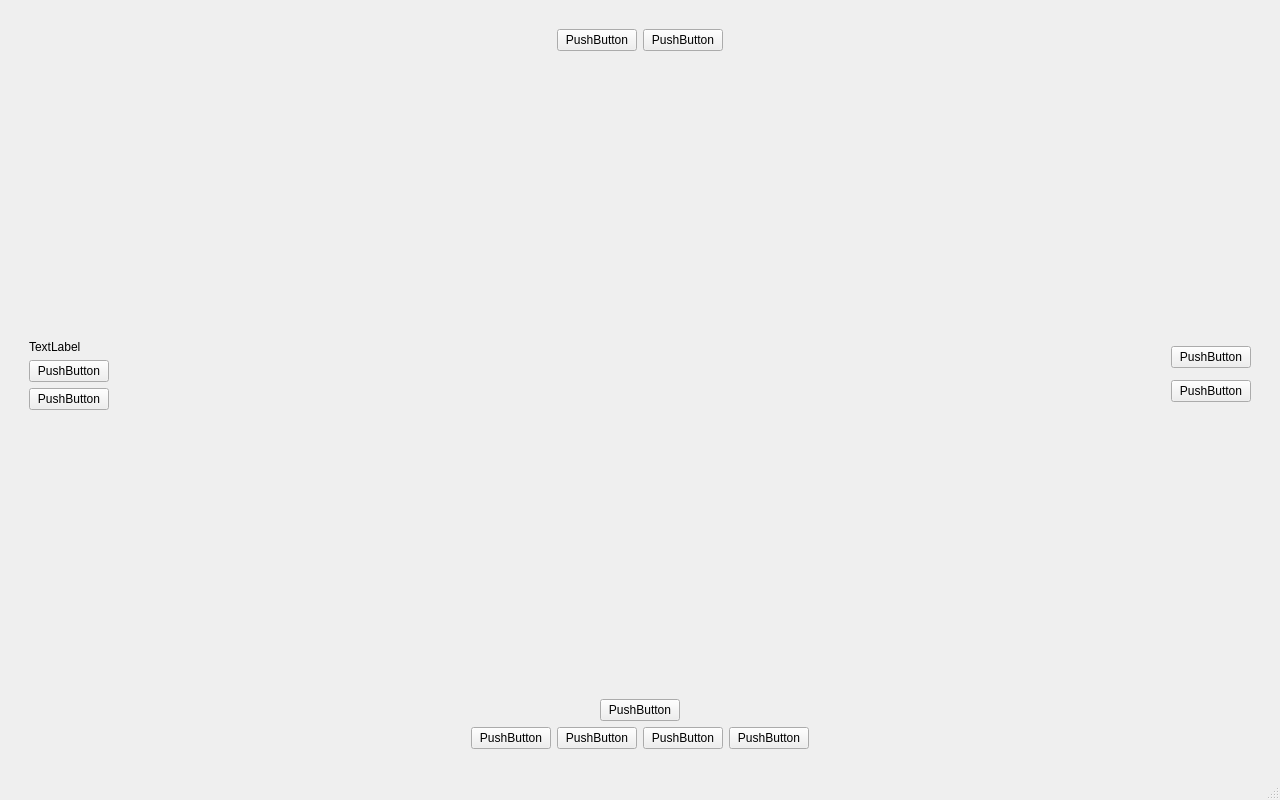
<?xml version="1.0" encoding="UTF-8"?>
<ui version="4.0">
 <class>MainWindow</class>
 <widget class="QMainWindow" name="MainWindow">
  <property name="geometry">
   <rect>
    <x>0</x>
    <y>0</y>
    <width>1280</width>
    <height>800</height>
   </rect>
  </property>
  <property name="minimumSize">
   <size>
    <width>1280</width>
    <height>800</height>
   </size>
  </property>
  <property name="windowTitle">
   <string>piJagClimv0.2</string>
  </property>
  <property name="autoFillBackground">
   <bool>false</bool>
  </property>
  <property name="styleSheet">
   <string notr="true">QMainWindow {background: url(&quot;pictures/background.png&quot;) center center cover no-repeat fixed;}</string>
  </property>
  <widget class="QWidget" name="centralwidget">
   <layout class="QVBoxLayout" name="verticalLayout_2">
    <item>
     <layout class="QHBoxLayout" name="horizontalLayout">
      <property name="topMargin">
       <number>20</number>
      </property>
      <item>
       <spacer name="horizontalSpacer_2">
        <property name="orientation">
         <enum>Qt::Horizontal</enum>
        </property>
        <property name="sizeHint" stdset="0">
         <size>
          <width>40</width>
          <height>20</height>
         </size>
        </property>
       </spacer>
      </item>
      <item>
       <widget class="QPushButton" name="pushButton_2">
        <property name="text">
         <string>PushButton</string>
        </property>
       </widget>
      </item>
      <item>
       <widget class="QPushButton" name="pushButton">
        <property name="text">
         <string>PushButton</string>
        </property>
       </widget>
      </item>
      <item>
       <spacer name="horizontalSpacer_3">
        <property name="orientation">
         <enum>Qt::Horizontal</enum>
        </property>
        <property name="sizeHint" stdset="0">
         <size>
          <width>40</width>
          <height>20</height>
         </size>
        </property>
       </spacer>
      </item>
     </layout>
    </item>
    <item>
     <spacer name="verticalSpacer">
      <property name="orientation">
       <enum>Qt::Vertical</enum>
      </property>
      <property name="sizeHint" stdset="0">
       <size>
        <width>20</width>
        <height>40</height>
       </size>
      </property>
     </spacer>
    </item>
    <item>
     <layout class="QHBoxLayout" name="horizontalLayout_3">
      <item>
       <layout class="QVBoxLayout" name="verticalLayout_3">
        <property name="leftMargin">
         <number>20</number>
        </property>
        <item>
         <widget class="QLabel" name="label">
          <property name="text">
           <string>TextLabel</string>
          </property>
         </widget>
        </item>
        <item>
         <widget class="QPushButton" name="pushButton_5">
          <property name="text">
           <string>PushButton</string>
          </property>
         </widget>
        </item>
        <item>
         <widget class="QPushButton" name="pushButton_6">
          <property name="text">
           <string>PushButton</string>
          </property>
         </widget>
        </item>
       </layout>
      </item>
      <item>
       <spacer name="horizontalSpacer">
        <property name="orientation">
         <enum>Qt::Horizontal</enum>
        </property>
        <property name="sizeHint" stdset="0">
         <size>
          <width>40</width>
          <height>20</height>
         </size>
        </property>
       </spacer>
      </item>
      <item>
       <layout class="QVBoxLayout" name="verticalLayout">
        <property name="rightMargin">
         <number>20</number>
        </property>
        <item>
         <widget class="QPushButton" name="pushButton_3">
          <property name="text">
           <string>PushButton</string>
          </property>
         </widget>
        </item>
        <item>
         <widget class="QPushButton" name="pushButton_4">
          <property name="text">
           <string>PushButton</string>
          </property>
         </widget>
        </item>
       </layout>
      </item>
     </layout>
    </item>
    <item>
     <spacer name="verticalSpacer_2">
      <property name="orientation">
       <enum>Qt::Vertical</enum>
      </property>
      <property name="sizeHint" stdset="0">
       <size>
        <width>20</width>
        <height>40</height>
       </size>
      </property>
     </spacer>
    </item>
    <item>
     <layout class="QHBoxLayout" name="horizontalLayout_5">
      <item>
       <spacer name="horizontalSpacer_6">
        <property name="orientation">
         <enum>Qt::Horizontal</enum>
        </property>
        <property name="sizeHint" stdset="0">
         <size>
          <width>40</width>
          <height>20</height>
         </size>
        </property>
       </spacer>
      </item>
      <item>
       <widget class="QPushButton" name="pushButton_11">
        <property name="text">
         <string>PushButton</string>
        </property>
       </widget>
      </item>
      <item>
       <spacer name="horizontalSpacer_7">
        <property name="orientation">
         <enum>Qt::Horizontal</enum>
        </property>
        <property name="sizeHint" stdset="0">
         <size>
          <width>40</width>
          <height>20</height>
         </size>
        </property>
       </spacer>
      </item>
     </layout>
    </item>
    <item>
     <layout class="QHBoxLayout" name="horizontalLayout_4">
      <property name="bottomMargin">
       <number>20</number>
      </property>
      <item>
       <spacer name="horizontalSpacer_5">
        <property name="orientation">
         <enum>Qt::Horizontal</enum>
        </property>
        <property name="sizeHint" stdset="0">
         <size>
          <width>40</width>
          <height>20</height>
         </size>
        </property>
       </spacer>
      </item>
      <item>
       <widget class="QPushButton" name="pushButton_10">
        <property name="text">
         <string>PushButton</string>
        </property>
       </widget>
      </item>
      <item>
       <widget class="QPushButton" name="pushButton_8">
        <property name="palette">
         <palette>
          <active/>
          <inactive/>
          <disabled/>
         </palette>
        </property>
        <property name="autoFillBackground">
         <bool>true</bool>
        </property>
        <property name="text">
         <string>PushButton</string>
        </property>
       </widget>
      </item>
      <item>
       <widget class="QPushButton" name="pushButton_9">
        <property name="text">
         <string>PushButton</string>
        </property>
       </widget>
      </item>
      <item>
       <widget class="QPushButton" name="pushButton_7">
        <property name="text">
         <string>PushButton</string>
        </property>
       </widget>
      </item>
      <item>
       <spacer name="horizontalSpacer_4">
        <property name="orientation">
         <enum>Qt::Horizontal</enum>
        </property>
        <property name="sizeHint" stdset="0">
         <size>
          <width>40</width>
          <height>20</height>
         </size>
        </property>
       </spacer>
      </item>
     </layout>
    </item>
   </layout>
  </widget>
  <widget class="QMenuBar" name="menubar">
   <property name="geometry">
    <rect>
     <x>0</x>
     <y>0</y>
     <width>1280</width>
     <height>24</height>
    </rect>
   </property>
  </widget>
  <widget class="QStatusBar" name="statusbar"/>
 </widget>
 <resources>
  <include location="utils/main.qrc"/>
 </resources>
 <connections/>
</ui>
